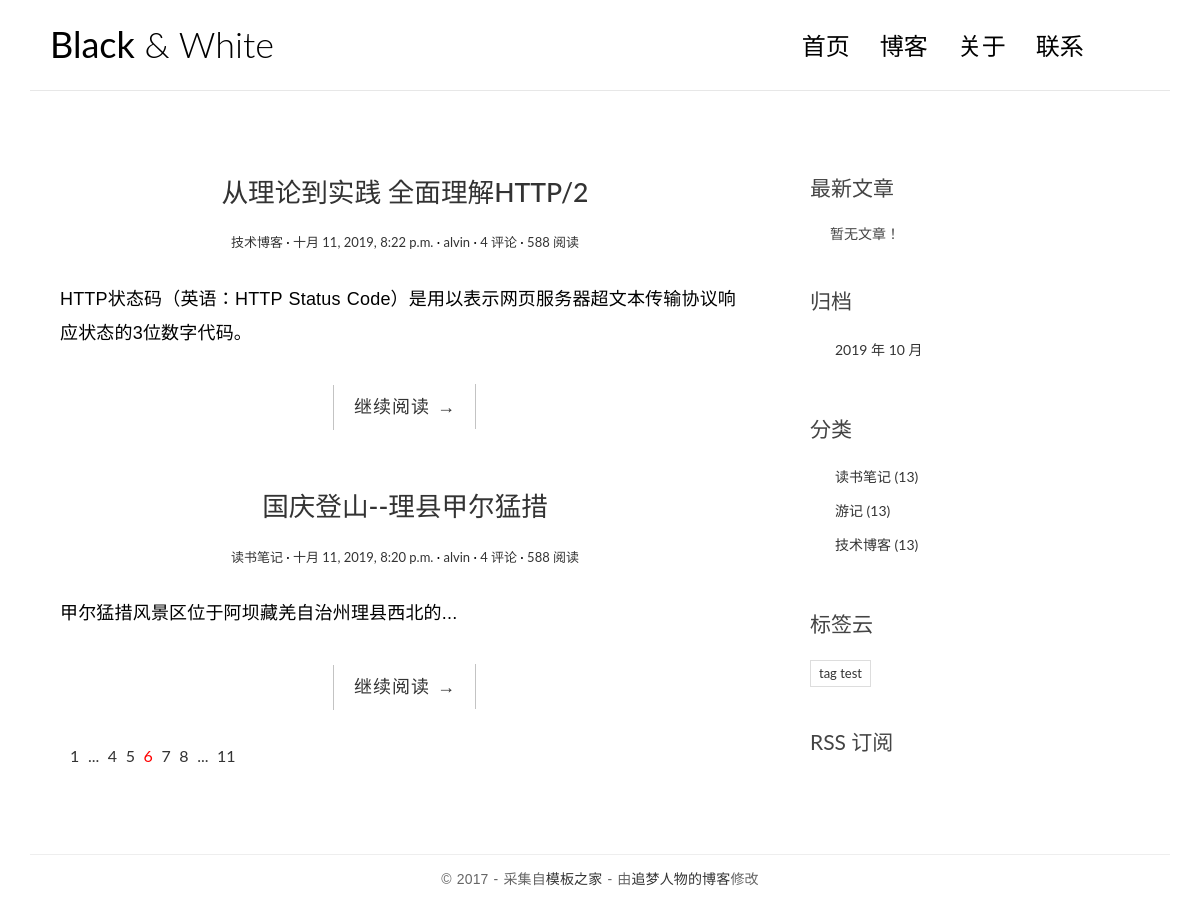
The app's page /, older data.
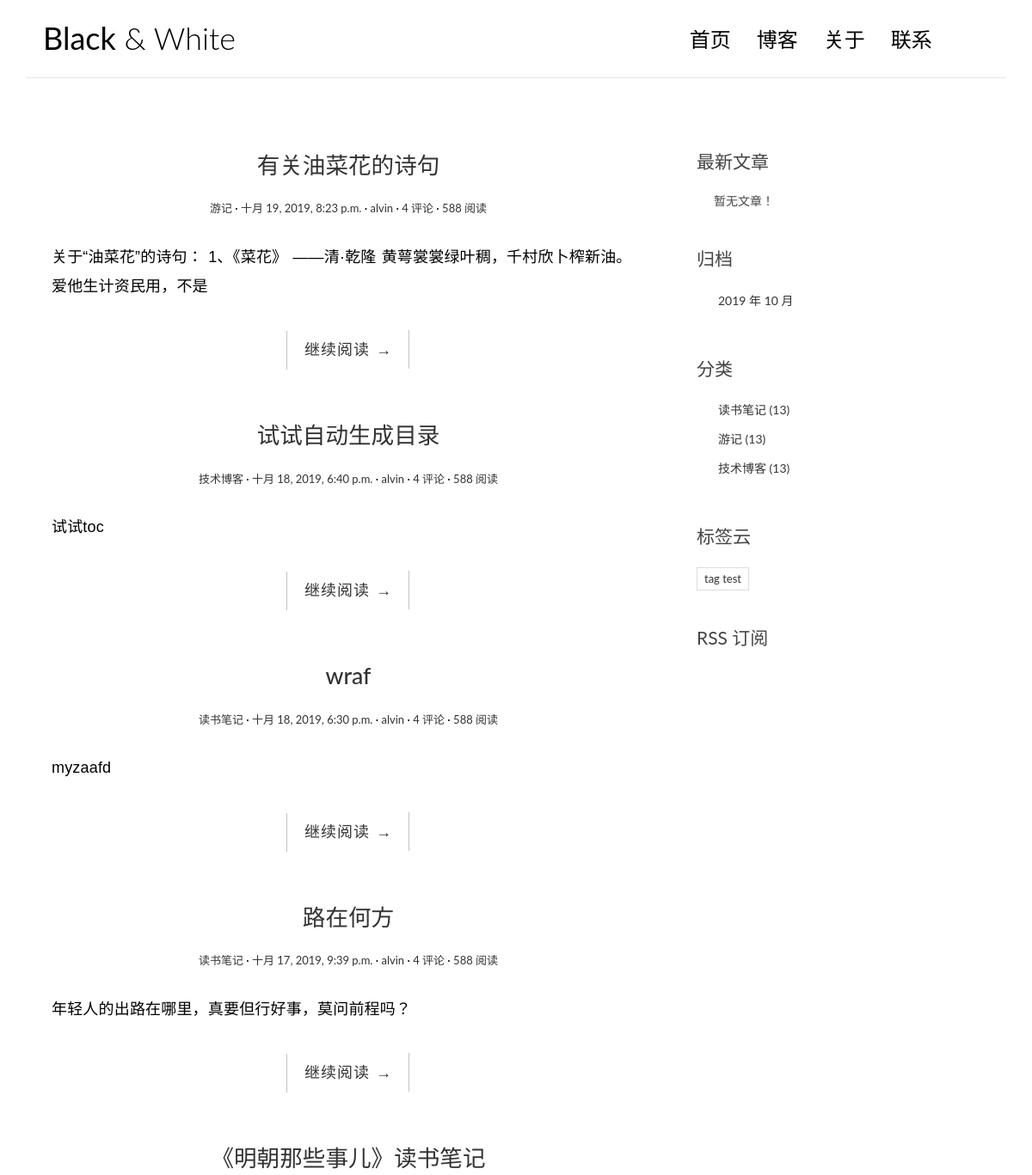
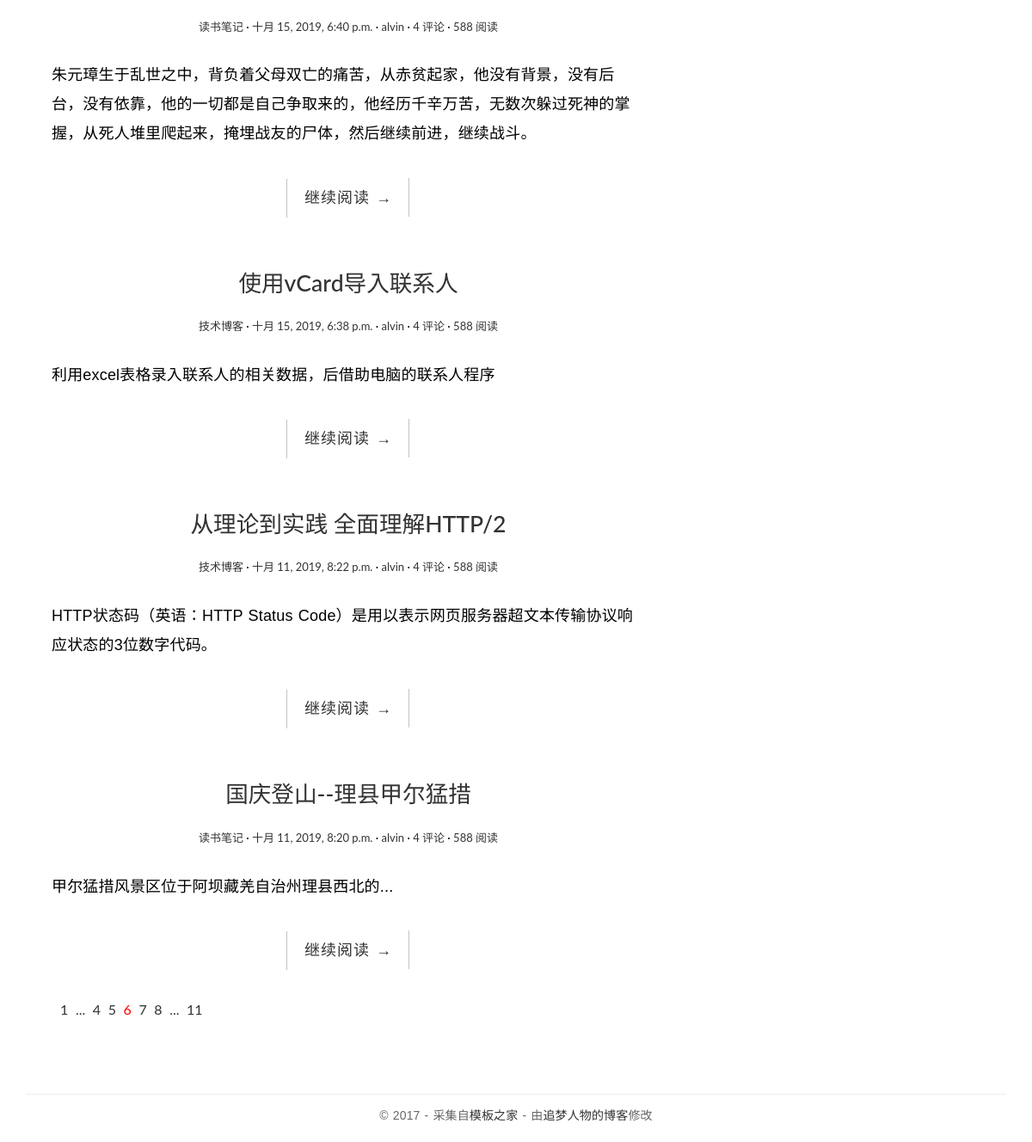
The same page, newer data (2 pictures, top to bottom).
### blog/models.py (models this page shows, shortened)
class Post(models.Model):
    title = models.CharField('标题',max_length=70)
    body = models.TextField('正文')
    created_time = models.DateTimeField('创建时间',default=timezone.now)
    modified_time = models.DateTimeField('修改时间')
    excerpt = models.CharField('摘要',max_length=200, blank=True)  # CharField要求不能为空，设置blank=True后就可以为空了
    category = models.ForeignKey(Category, verbose_name='分类',on_delete=models.CASCADE)
    tags = models.ManyToManyField(Tag,verbose_name='标签', blank=True)  # 多对多，文章可以没有标签
    author = models.ForeignKey(User,verbose_name='作者',on_delete=models.CASCADE)  # 文章与作者的关系，一对多
    class Meta:
        verbose_name = '文章'
        verbose_name_plural = verbose_name
    def get_absolute_url(self):
        return reverse('blog:detail',kwargs={'pk':self.pk})    # 不懂这种用法

class Category(models.Model):
    name = models.CharField(max_length=100)
    class Meta:
        verbose_name = '分类'
        verbose_name_plural = verbose_name

class Tag(models.Model):
    name = models.CharField(max_length=100)
    class Meta:
        verbose_name = '标签'
        verbose_name_plural = verbose_name

### blog/views.py (the view)
# urls.py: path('',views.index,name='index'),
def index(request):
    post_list = Post.objects.all().order_by('-created_time')
    return render(request,'blog/index.html',context={'post_list':post_list})

### blog/templatetags/blog_extras.py (called while the page is built)
@register.inclusion_tag('blog/inclusions/_recent_posts.html', takes_context=True)
def show_recent_posts(context, num=5):
    return {
        'recent_post_list': Post.objects.all().order_by('-created_time')[:num],
    }

@register.inclusion_tag('blog/inclusions/_archives.html', takes_context=True)
def show_archives(context):
    return {
        'date_list': Post.objects.dates('created_time', 'month', order='DESC')
    }

@register.inclusion_tag('blog/inclusions/_categories.html',takes_context=True)
def show_categories(context):
    return {
        'category_list': Category.objects.all(),
    }

@register.inclusion_tag('blog/inclusions/_tags.html',takes_context=True)
def show_tags(context):
    return {
        'tag_list': Tag.objects.all(),
    }

### templates/blog/index.html
{% extends 'base.html' %}
{% block main %}
    {% for post in post_list %}
        <article class="post post-{{ post.pk }}">
            <header class="entry-header">
                <h1 class="entry-title">
                    <a href="{{ post.get_absolute_url }}">{{ post.title }}</a>
                </h1>
                <div class="entry-meta">
                    <span class="post-category"><a href="#">{{ post.category.name }}</a></span>
                    <span class="post-date"><a href="#"><time class="entry-date"
                                                              datetime="{{ post.created_time }}">{{ post.created_time }}</time></a></span>
                    <span class="post-author"><a href="#">{{ post.author }}</a></span>
                    <span class="comments-link"><a href="#">4 评论</a></span>
                    <span class="views-count"><a href="#">588 阅读</a></span>
                </div>
            </header>
            <div class="entry-content clearfix">
                <p>{{ post.excerpt }}</p>
                <div class="read-more cl-effect-14">
                    <a href="{{ post.get_absolute_url }}" class="more-link">继续阅读 <span class="meta-nav">→</span></a>
                </div>
            </div>
        </article>
    {% empty %}
        <div class="no-post">暂时还没有发布的文章！</div>
    {% endfor %}
    <div class="pagination">
        <ul>
            <li><a href="">1</a></li>
            <li><a href="">...</a></li>
            <li><a href="">4</a></li>
            <li><a href="">5</a></li>
            <li class="current"><a href="">6</a></li>
            <li><a href="">7</a></li>
            <li><a href="">8</a></li>
            <li><a href="">...</a></li>
            <li><a href="">11</a></li>
        </ul>
    </div>
{% endblock %}

### templates/base.html (shortened to what this page needs)
{% load static %}
{% load blog_extras %}
<!DOCTYPE html>
<html>
<head>
    <link href="https://cdn.bootcss.com/highlight.js/9.15.8/styles/github.min.css" rel="stylesheet">
    <link rel="stylesheet" href="{% static 'blog/css/bootstrap.min.css' %}">
    <link rel="stylesheet" href="http://code.ionicframework.com/ionicons/2.0.1/css/ionicons.min.css">
    <link rel="stylesheet" href="{% static '/blog/css/pace.css' %}">
    <link rel="stylesheet" href="{% static '/blog/css/custom.css' %}">
</head>
<body>
<div class="container">
    <header id="site-header">
        <div class="row">
            <div class="col-md-4 col-sm-5 col-xs-8">
                <div class="logo">
                    <h1><a href="/"><b>Black</b> &amp; White</a></h1>
                </div>
            </div>
            <div class="col-md-8 col-sm-7 col-xs-4">
                <nav class="main-nav" role="navigation">
                    <div class="collapse navbar-collapse" id="bs-example-navbar-collapse-1">
                        <ul class="nav navbar-nav navbar-right">
                            <li class="cl-effect-11"><a href="index.html" data-hover="首页">首页</a></li>
                            <li class="cl-effect-11"><a href="full-width.html" data-hover="博客">博客</a></li>
                            <li class="cl-effect-11"><a href="about.html" data-hover="关于">关于</a></li>
                            <li class="cl-effect-11"><a href="contact.html" data-hover="联系">联系</a></li>
                        </ul>
                    </div>
                </nav>
            </div>
        </div>
    </header>
</div>
<div class="content-body">
    <div class="container">
        <div class="row">
            <main class="col-md-8">
                {% block main %}
                {% endblock main %}
            </main>
            <aside class="col-md-4">
                {% show_recent_posts %}
                {% show_archives %}
                {% show_categories %}
                {% show_tags %}
            <div class="rss">
                <a href="">RSS 订阅</a>
            </div>
            </aside>
        </div>
    </div>
</div>
<footer id="site-footer">
    <div class="container">
        <div class="row">
            <div class="col-md-12">
                <p class="copyright">&copy 2017 - 采集自<a href="http://www.cssmoban.com/"
                                                        target="_blank" title="模板之家">模板之家</a>
                    - 由<a href="http://zmrenwu.com/" title="网页模板" target="_blank">追梦人物的博客</a>修改
                </p>
            </div>
        </div>
    </div>
</footer>
</body>
</html>

### templates/blog/inclusions/_recent_posts.html
<div class="widget widget-recent-posts">
    <h3 class="widget-title">最新文章</h3>
    <ul>
        {% for post in rencent_post_list %}
            <li>
                <a href="{{ post.get_absolute_url }}">{{ post.title }}</a>
            </li>
        {% empty %}
            暂无文章！
        {% endfor %}
    </ul>
</div>

### templates/blog/inclusions/_archives.html
<div class="widget widget-archives">
    <h3 class="widget-title">归档</h3>
    <ul>
        {% for date in date_list %}
            <li>
                <a href="{% url 'blog:archive' date.year date.month %}">{{ date.year }} 年 {{ date.month }} 月</a>
            </li>
        {% empty %}
            暂无归档！
        {% endfor %}
    </ul>
</div>

### templates/blog/inclusions/_categories.html
<div class="widget widget-category">
    <h3 class="widget-title">分类</h3>
    <ul>
        {% for category in category_list %}
            <li>
                <a href="{% url 'blog:category'  category.pk %}">{{ category.name }} <span class="post-count">(13)</span></a>
            </li>
        {% empty %}
            暂无分类！
        {% endfor %}
    </ul>
</div>

### templates/blog/inclusions/_tags.html
<div class="widget widget-tag-cloud">
    <h3 class="widget-title">标签云</h3>
    <ul>
        {% for tag in tag_list %}
            <li>
                <a href="{% url 'blog:tags' tag.pk %}">{{ tag.name }}</a>
            </li>
        {% empty %}
            暂无标签！
        {% endfor %}
    </ul>
</div>

### blog/static/blog/css/custom.css (style rules this page uses)
* { outline: none; }
h1, h2, h3, h4, h5, h6 { margin-top: 0; }
b { font-weight: 400; }
a { color: #333; }
body { color: #444; font-family: 'Lato', sans-serif; }
p { font-family: 'Ubuntu', sans-serif; font-weight: 400; word-spacing: 1px; letter-spacing: 0.01em; }
#site-header { background-color: #FFF; padding: 25px 20px; margin-bottom: 40px; border-bottom: 1px solid #e7e7e7; }
.logo h1 a { color: #000; }
.logo h1 { margin: 0; font-family: 'Lato', sans-serif; font-weight: 300; }
.main-nav { margin-top: 11px; max-width: 95%; }
.main-nav a { color: #000000 !important; padding: 0 0 5px 0 !important; margin-right: 30px; font-family: 'Lato', sans-serif; font-weight: 300; font-size: 24px; }
.cl-effect-11 a { padding: 10px 0; color: #0972b4; text-shadow: none; }
.cl-effect-11 a::before { position: absolute; top: 0; left: 0; overflow: hidden; padding: 0 0 5px 0 !important; max-width: 0; border-bottom: 1px solid #000; color: #000; content: attr(data-hover); white-space: nowrap; -webkit-transition: max-width 0.5s; -moz-transition: max-width 0.5s; transition: max-width 0.5s; }
.content-body { padding-bottom: 4em; }
.post { background: #fff; padding: 30px 30px 0; }
.entry-title { text-align: center; font-size: 1.9em; margin-bottom: 20px; line-height: 1.6; padding: 10px 20px 0; }
.entry-meta { text-align: center; color: #DDDDDD; font-size: 13px; margin-bottom: 30px; }
.entry-content { font-size: 18px; line-height: 1.9; font-weight: 300; color: #000; }
.post-category::after, .post-date::after, .post-author::after, .comments-link::after { content: ' ·'; color: #000; }
.read-more { font-family: 'Ubuntu', sans-serif; font-weight: 400; word-spacing: 1px; letter-spacing: 0.01em; text-align: center; margin-top: 20px; }
.cl-effect-14 a { padding: 0 20px; height: 45px; line-height: 45px; position: relative; display: inline-block; margin: 15px 25px; letter-spacing: 1px; font-weight: 400; text-shadow: 0 0 1px rgba(255, 255, 255, 0.3); }
.cl-effect-14 a::before, .cl-effect-14 a::after { position: absolute; width: 45px; height: 1px; background: #C3C3C3; content: ''; -webkit-transition: all 0.3s; -moz-transition: all 0.3s; transition: all 0.3s; pointer-events: none; }
.cl-effect-14 a::before { top: 0; left: 0; -webkit-transform: rotate(90deg); -moz-transform: rotate(90deg); transform: rotate(90deg); -webkit-transform-origin: 0 0; -moz-transform-origin: 0 0; transform-origin: 0 0; }
.cl-effect-14 a::after { right: 0; bottom: 0; -webkit-transform: rotate(90deg); -moz-transform: rotate(90deg); transform: rotate(90deg); -webkit-transform-origin: 100% 0; -moz-transform-origin: 100% 0; transform-origin: 100% 0; }
.widget { background: #fff; padding: 30px 0 0; }
.widget-title { font-size: 1.5em; margin-bottom: 20px; line-height: 1.6; padding: 10px 0 0; font-weight: 400; }
.widget-recent-posts ul { padding: 0; margin: 0; padding-left: 20px; }
.widget-archives ul { padding: 0; margin: 0; padding-left: 25px; }
.widget-archives ul li { list-style-type: none; position: relative; line-height: 170%; margin-bottom: 10px; }
.widget-archives ul li::before { content: '\f3f3'; font-family: "Ionicons"; position: absolute; left: -25px; top: 1px; font-size: 16px; color: #000; }
.widget-category ul { padding: 0; margin: 0; padding-left: 25px; }
.widget-category ul li { list-style-type: none; position: relative; line-height: 170%; margin-bottom: 10px; }
.widget-category ul li::before { content: '\f3fe'; font-family: "Ionicons"; position: absolute; left: -25px; top: 1px; font-size: 18px; color: #000; }
.widget-tag-cloud ul { padding: 0; margin: 0; margin-right: -10px; }
.widget-tag-cloud ul li { list-style-type: none; font-size: 13px; display: inline-block; margin-right: 10px; margin-bottom: 10px; padding: 3px 8px; border: 1px solid #ddd; }
.rss { font-size: 21px; margin-top: 30px; }
.rss a { color: #444; }
#site-footer { padding-top: 10px; padding: 0 0 1.5em 0; }
.copyright { text-align: center; padding-top: 1em; margin: 0; border-top: 1px solid #eee; color: #666; }
.pagination ul { list-style: none; }
.pagination ul li { display: inline-block; font-size: 16px; margin-right: 5px; }
.current a { color: red; }

Row changes from the older to the newer data that the page shows:
added Post: title "有关油菜花的诗句", category.name "游记", created_time "十月 19, 2019, 8:23 p.m.", author "alvin", excerpt "关于“油菜花”的诗句： 1、《菜花》 ——清·乾隆 黄萼裳裳绿叶稠，千村欣卜榨新油。 爱他生计资民用，不是"
added Post: title "试试自动生成目录", category.name "技术博客", created_time "十月 18, 2019, 6:40 p.m.", author "alvin", excerpt "试试toc"
added Post: title "wraf", category.name "读书笔记", created_time "十月 18, 2019, 6:30 p.m.", author "alvin", excerpt "myzaafd"
added Post: title "路在何方", category.name "读书笔记", created_time "十月 17, 2019, 9:39 p.m.", author "alvin", excerpt "年轻人的出路在哪里，真要但行好事，莫问前程吗？"
added Post: title "《明朝那些事儿》读书笔记", category.name "读书笔记", created_time "十月 15, 2019, 6:40 p.m.", author "alvin", excerpt "朱元璋生于乱世之中，背负着父母双亡的痛苦，从赤贫起家，他没有背景，没有后台，没有依靠，他的一切都是自己争取来的，他经历千辛万苦，无数次躲过死神的掌握，从死人堆里爬起来，掩埋战友的尸体，然后继续前进，继续战斗。"
added Post: title "使用vCard导入联系人", category.name "技术博客", created_time "十月 15, 2019, 6:38 p.m.", author "alvin", excerpt "利用excel表格录入联系人的相关数据，后借助电脑的联系人程序"
